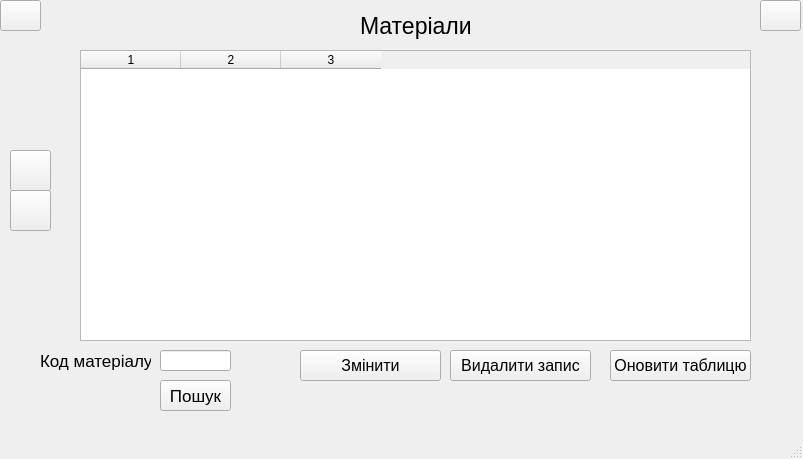
<?xml version="1.0" encoding="UTF-8"?>
<ui version="4.0">
 <class>MainWindow</class>
 <widget class="QMainWindow" name="MainWindow">
  <property name="geometry">
   <rect>
    <x>0</x>
    <y>0</y>
    <width>803</width>
    <height>459</height>
   </rect>
  </property>
  <property name="windowTitle">
   <string>MainWindow</string>
  </property>
  <widget class="QWidget" name="centralwidget">
   <widget class="QPushButton" name="exit_button">
    <property name="geometry">
     <rect>
      <x>760</x>
      <y>0</y>
      <width>41</width>
      <height>31</height>
     </rect>
    </property>
    <property name="font">
     <font>
      <pointsize>2</pointsize>
     </font>
    </property>
    <property name="text">
     <string/>
    </property>
    <property name="icon">
     <iconset resource="../resources.qrc">
      <normaloff>:/newPrefix/assets/exit.png</normaloff>:/newPrefix/assets/exit.png</iconset>
    </property>
    <property name="iconSize">
     <size>
      <width>25</width>
      <height>25</height>
     </size>
    </property>
   </widget>
   <widget class="QLabel" name="label_2">
    <property name="geometry">
     <rect>
      <x>40</x>
      <y>350</y>
      <width>111</width>
      <height>21</height>
     </rect>
    </property>
    <property name="font">
     <font>
      <pointsize>13</pointsize>
     </font>
    </property>
    <property name="text">
     <string>Код матеріалу</string>
    </property>
   </widget>
   <widget class="QPushButton" name="edit_button">
    <property name="geometry">
     <rect>
      <x>300</x>
      <y>350</y>
      <width>141</width>
      <height>31</height>
     </rect>
    </property>
    <property name="font">
     <font>
      <pointsize>12</pointsize>
     </font>
    </property>
    <property name="text">
     <string>Змінити</string>
    </property>
   </widget>
   <widget class="QPushButton" name="update_button">
    <property name="geometry">
     <rect>
      <x>610</x>
      <y>350</y>
      <width>141</width>
      <height>31</height>
     </rect>
    </property>
    <property name="font">
     <font>
      <pointsize>12</pointsize>
     </font>
    </property>
    <property name="text">
     <string>Оновити таблицю</string>
    </property>
   </widget>
   <widget class="QPushButton" name="up_button">
    <property name="geometry">
     <rect>
      <x>10</x>
      <y>150</y>
      <width>41</width>
      <height>41</height>
     </rect>
    </property>
    <property name="font">
     <font>
      <pointsize>13</pointsize>
     </font>
    </property>
    <property name="text">
     <string/>
    </property>
    <property name="icon">
     <iconset resource="../resources.qrc">
      <normaloff>:/newPrefix/assets/up_arrow.png</normaloff>:/newPrefix/assets/up_arrow.png</iconset>
    </property>
    <property name="iconSize">
     <size>
      <width>30</width>
      <height>30</height>
     </size>
    </property>
   </widget>
   <widget class="QLineEdit" name="find_field">
    <property name="geometry">
     <rect>
      <x>160</x>
      <y>350</y>
      <width>71</width>
      <height>21</height>
     </rect>
    </property>
    <property name="font">
     <font>
      <pointsize>10</pointsize>
     </font>
    </property>
   </widget>
   <widget class="QPushButton" name="delete_button">
    <property name="geometry">
     <rect>
      <x>450</x>
      <y>350</y>
      <width>141</width>
      <height>31</height>
     </rect>
    </property>
    <property name="font">
     <font>
      <pointsize>12</pointsize>
     </font>
    </property>
    <property name="text">
     <string>Видалити запис</string>
    </property>
   </widget>
   <widget class="QPushButton" name="back_button">
    <property name="geometry">
     <rect>
      <x>0</x>
      <y>0</y>
      <width>41</width>
      <height>31</height>
     </rect>
    </property>
    <property name="font">
     <font>
      <pointsize>2</pointsize>
     </font>
    </property>
    <property name="text">
     <string/>
    </property>
    <property name="icon">
     <iconset resource="../resources.qrc">
      <normaloff>:/newPrefix/assets/arrow.png</normaloff>:/newPrefix/assets/arrow.png</iconset>
    </property>
    <property name="iconSize">
     <size>
      <width>25</width>
      <height>25</height>
     </size>
    </property>
   </widget>
   <widget class="QTableWidget" name="tableWidget">
    <property name="geometry">
     <rect>
      <x>80</x>
      <y>50</y>
      <width>671</width>
      <height>291</height>
     </rect>
    </property>
    <property name="columnCount">
     <number>3</number>
    </property>
    <column/>
    <column/>
    <column/>
   </widget>
   <widget class="QLabel" name="label">
    <property name="geometry">
     <rect>
      <x>360</x>
      <y>10</y>
      <width>121</width>
      <height>31</height>
     </rect>
    </property>
    <property name="font">
     <font>
      <pointsize>17</pointsize>
     </font>
    </property>
    <property name="text">
     <string>Матеріали</string>
    </property>
   </widget>
   <widget class="QPushButton" name="find_button">
    <property name="geometry">
     <rect>
      <x>160</x>
      <y>380</y>
      <width>71</width>
      <height>31</height>
     </rect>
    </property>
    <property name="font">
     <font>
      <pointsize>13</pointsize>
     </font>
    </property>
    <property name="text">
     <string>Пошук</string>
    </property>
   </widget>
   <widget class="QPushButton" name="down_button">
    <property name="geometry">
     <rect>
      <x>10</x>
      <y>190</y>
      <width>41</width>
      <height>41</height>
     </rect>
    </property>
    <property name="text">
     <string/>
    </property>
    <property name="icon">
     <iconset resource="../resources.qrc">
      <normaloff>:/newPrefix/assets/down_arrow.png</normaloff>:/newPrefix/assets/down_arrow.png</iconset>
    </property>
    <property name="iconSize">
     <size>
      <width>30</width>
      <height>30</height>
     </size>
    </property>
   </widget>
  </widget>
  <widget class="QStatusBar" name="statusbar"/>
 </widget>
 <resources>
  <include location="../resources.qrc"/>
 </resources>
 <connections/>
</ui>
